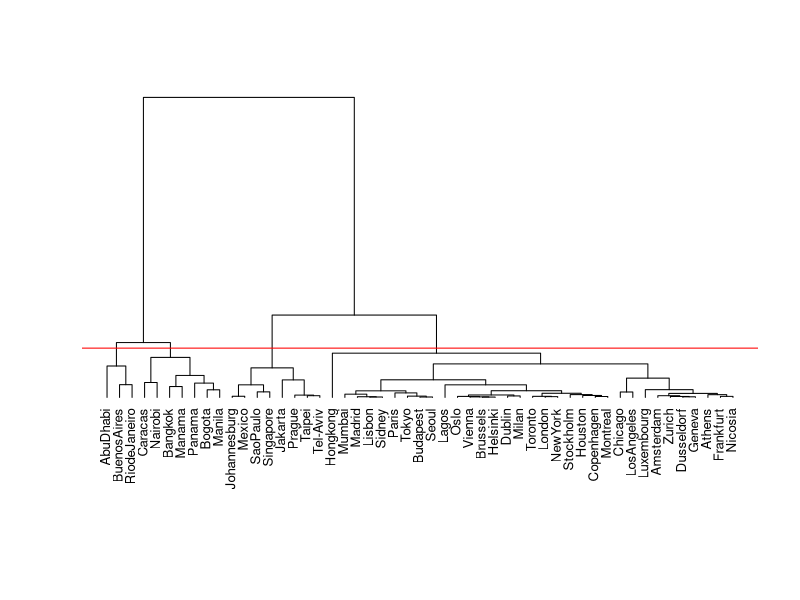

Recreate this plot in R. (Note: this script raises an error after producing the figure.)
# PCA of dataset cities94.csv
# This is a second PCA with rescaled variables: divided by the 
# mean salary of a city.
# Results for sections 3.8 "PCA and Clustering"

# packages
library(FactoMineR)
library(ggplot2)
library(plotrix)

# working directory is the top-level directory
cities <- read.csv('data/cities94.csv', stringsAsFactors = FALSE)

# names of active variables
active <- c(
  "teacher", "bus_driver", "mechanic", "construction_worker",
  "metalworker", "cook_chef", "factory_manager", "engineer",
  "bank_clerk", "executive_secretary", "salesperson", "textile_worker")

# removing missing values
dat2 <- na.omit(
  cities[ ,c('city', 'net_hourly_salary', 'work_hours_year', active)]
)


# ========================================================
# 2.3) Beyond the first factor
# ========================================================

# mean salary as product of 'net_hourly_salary' x 'work_hours_year'
mean_salary <- dat2[ ,2] * dat2[ ,3]

# data of ratios
# transformed data: dividing by mean salary
dat_trans <- sweep(dat2[ ,active], 1, mean_salary, FUN = "/")
colnames(dat_trans) <- paste(active, '2', sep='')
rownames(dat_trans) <- dat2$city

# PCA on Data of Ratios
pca2 <- PCA(dat_trans, graph = FALSE, ncp = 6)

#load("data/pca2.RData")

pca_matrix <- pca2$ind$coord
rownames(pca_matrix) <- dat2$city
dist_matrix <- dist(pca_matrix, method = "euclidean")^2
clus <- hclust(dist_matrix, method = "ward.D")
plot(clus, hang = -1, cex = 0.8, las = 1, 
     axes = FALSE, xlab = "", ylab = "", 
     main = "", sub = "")
abline(h = 60, col = "red")
cutree(clus, k = 4)

# plot(clus, hang = -1, cex = 0.8, las = 1, 
#      xlab = "", main = "")
# abline(h = 60, col = "red")


# pca_matrix <- dat_trans
# rownames(pca_matrix) <- dat2$city
# dist_matrix <- dist(pca_matrix, method = "minkowski", p = 2)
# clus <- hclust(dist_matrix, method = "ward.D2")
# plot(clus, hang = -1, cex = 0.8, las = 1)
# abline(h = 4, col = "red")


# PCA plot
col_ind <- c("black", "red", "green", "blue")[cutree(clus, k = 4)]
plot(pca2, choix = "ind", col.ind = col_ind)
plot(pca2$ind$coord[,1], pca2$ind$coord[,2])


hcpc2 <- HCPC(pca2, nb.clust = 4, graph = TRUE)
plot(hcpc2, choice = "map", las = 1)


# output object from clustering analysis
save(hcpc2, file = 'data/clustering.RData')
